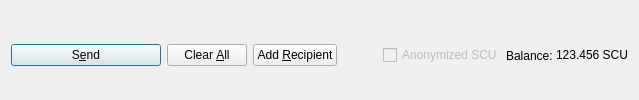
         <widget class="QFrame" name="frame_Send">
          <layout class="QHBoxLayout" name="horizontalLayout">
           <property name="bottomMargin">
            <number>0</number>
           </property>
           <item>
            <widget class="QPushButton" name="sendButton">
             <property name="minimumSize">
              <size>
               <width>150</width>
               <height>0</height>
              </size>
             </property>
             <property name="toolTip">
              <string>Confirm the send action</string>
             </property>
             <property name="text">
              <string>S&amp;end</string>
             </property>
             <property name="icon">
              <iconset resource="../pivx.qrc">
               <normaloff>:/icons/send</normaloff>:/icons/send</iconset>
             </property>
             <property name="autoDefault">
              <bool>false</bool>
             </property>
             <property name="default">
              <bool>true</bool>
             </property>
            </widget>
           </item>
           <item>
            <widget class="QPushButton" name="clearButton">
             <property name="sizePolicy">
              <sizepolicy hsizetype="Minimum" vsizetype="Fixed">
               <horstretch>0</horstretch>
               <verstretch>0</verstretch>
              </sizepolicy>
             </property>
             <property name="toolTip">
              <string>Clear all fields of the form.</string>
             </property>
             <property name="text">
              <string>Clear &amp;All</string>
             </property>
             <property name="icon">
              <iconset resource="../pivx.qrc">
               <normaloff>:/icons/remove</normaloff>:/icons/remove</iconset>
             </property>
             <property name="autoDefault">
              <bool>false</bool>
             </property>
            </widget>
           </item>
           <item>
            <widget class="QPushButton" name="addButton">
             <property name="toolTip">
              <string>Send to multiple recipients at once</string>
             </property>
             <property name="text">
              <string>Add &amp;Recipient</string>
             </property>
             <property name="icon">
              <iconset resource="../pivx.qrc">
               <normaloff>:/icons/add</normaloff>:/icons/add</iconset>
             </property>
             <property name="autoDefault">
              <bool>false</bool>
             </property>
            </widget>
           </item>
           <item>
            <spacer name="horizontalSpacer">
             <property name="orientation">
              <enum>Qt::Horizontal</enum>
             </property>
             <property name="sizeHint" stdset="0">
              <size>
               <width>40</width>
               <height>20</height>
              </size>
             </property>
            </spacer>
           </item>
           <item>
            <layout class="QHBoxLayout" name="horizontalLayout_2">
             <property name="spacing">
              <number>3</number>
             </property>
             <item>
              <widget class="QCheckBox" name="checkzSCU">
               <property name="enabled">
                <bool>false</bool>
               </property>
               <property name="text">
                <string>Anonymized SCU</string>
               </property>
              </widget>
             </item>
             <item>
              <widget class="QLabel" name="label">
               <property name="text">
                <string>Balance:</string>
               </property>
              </widget>
             </item>
             <item>
              <widget class="QLabel" name="labelBalance">
               <property name="sizePolicy">
                <sizepolicy hsizetype="Preferred" vsizetype="Fixed">
                 <horstretch>0</horstretch>
                 <verstretch>0</verstretch>
                </sizepolicy>
               </property>
               <property name="cursor">
                <cursorShape>IBeamCursor</cursorShape>
               </property>
               <property name="text">
                <string notr="true">123.456 SCU</string>
               </property>
               <property name="textInteractionFlags">
                <set>Qt::LinksAccessibleByMouse|Qt::TextSelectableByKeyboard|Qt::TextSelectableByMouse</set>
               </property>
              </widget>
             </item>
            </layout>
           </item>
          </layout>
         </widget>
